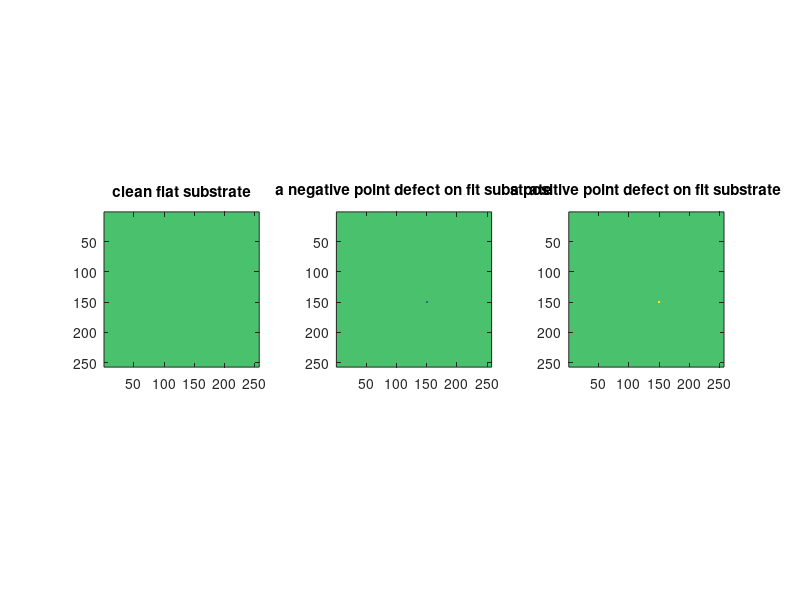

The MATLAB source for this figure: (Note: this script raises an error after producing the figure.)
%% make two OAM beams l = +/-1
load('OAM beam l=p=1.mat');

% number of OAM charge, if set to 0, it generates Gaussian beams
N_OAM = 1;

prb1 = zeros(257);prb1(1:end-1, 1:end-1) = LGBeams;

phase = angle(prb1) ;
phase = mod(phase * N_OAM, 2*pi);

prb1 = abs(prb1) .* exp(1i * phase);

prb2 = conj(prb1);

% prb1 = abs(prb1);
% prb2 = abs(prb2);

figure(17);
subplot(221);imagesc(abs(prb1));axis image;title('OAM +1 Amplitude');
subplot(223);imagesc(abs(prb2));axis image;title('OAM -1Amplitude');
subplot(222);imagesc(angle(prb1));axis image;title('OAM +1 Phase');
subplot(224);imagesc(angle(prb2));axis image;title('OAM -1 Phase');
pause
close(17)

%% a point defect on flat substrate

temp1 = ones(257) * (1 + 1i);
figure(17);imagesc(abs(temp1));axis image;pause

defect = 0.5 * (1 + 1i);

temp2 = temp1;
temp2(149:151,149:151) = temp2(149:151,149:151) - defect;   %0.5 * (1 + 1i);
% temp2((149:151),(149:151)+5) = temp2((149:151),(149:151)+5) + defect/1.1;

temp3 = temp1;
temp3(149:151,149:151) = temp3(149:151,149:151) + defect;
% temp3((149:151),(149:151)+5) = temp3((149:151),(149:151)+5) + defect/100;
% temp3(145:155,145:155) = 0.5 * (1 + 1i);

maskClean = temp1;

maskDefect1 = temp2;

maskDefect2 = temp3;

figure(17);
subplot(131);imagesc(abs(maskClean));
axis image;caxis([0 2]);title('clean flat substrate');
subplot(132);imagesc(abs(maskDefect1));
axis image;caxis([0 2]);title('a negative point defect on flt substrate');
subplot(133);imagesc(abs(maskDefect2));
axis image;caxis([0 2]);title('a positive point defect on flt substrate');

pause
close(17)

%% scan the probe across the flat substrate:
%   1. clean mask (a 2D contact array)
%   2. defect mask #1 (a missing contact in a 2D contact array)
%   3. defect mask #2 (a redundant contact in a a 2D contact array)

% xshifts = 0;%   -40:10;
xshifts = -75:-10;
Nshifts = length(xshifts);

% can shift all three objects the same amount in y
yshift =2;

% make a video
videoFlag = input('>> save a video??? [0/1]');
if videoFlag == 1
    videoName = input('>> Please name the video (AS A STRING, with .avi extension,): ');
    v = VideoWriter(videoName);
    v.FrameRate = 5;
    open(v);
end

% h1 = figure(18);
for i = 1:Nshifts
    
    % ================= OAM = +1 ========================    
    % a small point defect on a flat substrate
    maskDefectShifted1 = circshift(maskDefect1, [xshifts(i) yshift]);    
    ESW1_d1 = maskDefectShifted1 .* (prb1);
    Fesw1_d1 = fftshift(fft2(ifftshift(ESW1_d1)));
    
    % ================= OAM = -1 ========================
    ESW2_d1 = maskDefectShifted1 .* (prb2);
    Fesw2_d1 = fftshift(fft2(ifftshift(ESW2_d1)));
    
    % ========== difference in diffraction patterns: a small point defect on a flat substrate ===========
    temp2 = abs((Fesw2_d1)).^2 - abs(Fesw1_d1).^2;
    
    nrow = 2;
    ncol = 6;
    
%     xrange = 80:178;
%     yrange = 80:178;
    
    xrange = 1:257;
    yrange = 1:257;

    f = plotOAM(ESW1_d1,ESW2_d1);
    
%     % ========== OAM BEAM +1 ===========
%     subplot(nrow, ncol, 1);imagesc(angle(prb1(xrange, yrange)));axis image off;
%     title({[num2str(i), ' out of ', num2str(Nshifts)], 'phase of OAM beam +1'});
% %     caxis([0 0.4])
%     
%     % ========== OAM BEAM -1 ===========
%     subplot(nrow, ncol, ncol+1);imagesc(angle(prb2(xrange, yrange)));axis image off;
%     title('phase of OAM beam -1');
% %     caxis([0.5 0.9])
%     
%     % ========== object: a small point defect on a flat substrate ===========
%     subplot(nrow, ncol, [2 ncol+2]);imagesc(abs(maskDefectShifted1(xrange, yrange)));axis image off;
%     title('ESW from OAM beam -1');
% %     caxis([0.5 0.9])
% 
%     % ========== ESW: +1 OAM ===========
%     subplot(nrow, ncol, 3);imagesc(abs(ESW1_d1(xrange, yrange)));axis image off;
%     title('ESW from OAM beam +1');
% %     caxis([0 0.4])
%     
%     % ========== ESW: -1 OAM ===========
%     subplot(nrow, ncol, ncol+3);imagesc(abs(ESW2_d1(xrange, yrange)));axis image off;
%     title('ESW from OAM beam -1');
% %     caxis([0.5 0.9])
% 
%     % ========== Diff Patt: +1 OAM ===========
%     subplot(nrow, ncol, 4);imagesc(abs(Fesw1_d1(xrange, yrange)));axis image off;
%     title('Diff patt from OAM beam +1');
% %     caxis([0 0.4])
%     
%     % ========== Diff Patt: -1 OAM ===========
%     subplot(nrow, ncol, ncol+4);imagesc(abs(Fesw2_d1(xrange, yrange)));axis image off;
%     title('Diff patt from OAM beam -1');
% %     caxis([0.5 0.9])
%         
%     subplot(nrow, ncol, [5, ncol+5]);imagesc(temp2(xrange, yrange));axis image off;
%     title({'difference between OAM +1 and -1',['max value ', num2str(max(abs(temp2(:))))]});
%         
%     % ========== difference in diffraction patterns: a small point defect on a flat substrate ===========
%     temp22 = fftshift(ifft2(ifftshift(temp2)));
% %     subplot(nrow, ncol, ncol+3);imagesc( abs(temp22(80:178, 80:178)).*(mod( angle(temp22(80:178, 80:178)) - pi/2, pi)-pi/2<0));axis image;
%     
%     % amplitude of FT{differential measurement}
%     subplot(nrow, ncol, 6);imagesc( abs(temp22(xrange, yrange)) );axis image off;
%     title({'amplitude of the FT',['max value ', num2str(max(abs(temp22(:))))]});
%     
%     % phase of FT{differential measurement}
%     subplot(nrow, ncol, ncol+6);imagesc( angle(temp22(xrange, yrange)) );axis image off;
%     title('Phase of the FT');
    
    pause(0.01)
    
    if videoFlag == 1
        frame = getframe(f);
        writeVideo(v, frame);
    end
end

if videoFlag == 1
    close(v);
end


%% make 1D line gratings

% clean grating
maskClean = ones(255);
maskClean(2:5:end,:) = 1 + 1i;
maskClean(3:5:end,:) = 1 + 1i;

% defect
defect = (1+1i)/2;

% defect grating #1
maskDefect1 = maskClean;
maskDefect1(127:128, 117:119) = maskDefect1(127:128, 117:119) - defect;%(1 + 1i) / 2;% + 1i/2;
% maskDefect1(:, 117:119) = (1 + 1i) / 2;% + 1i/2;

% defect grating #2
maskDefect2 = maskClean;
maskDefect2(127:128, 117:119) = maskDefect2(127:128, 117:119) + defect;%(1 + 1i) * 1.5;% + 1i/2;
% maskDefect2(:, 117:119) = (1 + 1i) * 2;% + 1i/2;
% maskDefect2(128, 118) = (1 + 1i)/2;% + 1i/2;

figure(4);
ax(1) = subplot(131);imagesc(abs(maskClean));axis image;caxis([0.7 2.2]);
ax(2) = subplot(132);imagesc(abs(maskDefect1));axis image;caxis([0.7 2.2]);
ax(3) = subplot(133);imagesc(abs(maskDefect2));axis image;caxis([0.7 2.2]);

linkaxes(ax)    

%% scan the probe across the flat substrate:
%   1. clean mask (a 2D contact array)
%   2. defect mask #1 (a missing contact in a 2D contact array)
%   3. defect mask #2 (a redundant contact in a a 2D contact array)

% xshifts = 0;%   -40:10;
xshifts = -55:10;
Nshifts = length(xshifts);

% can shift all three objects the same amount in y
yshift = -10;

% make a video
videoFlag = input('>> save a video??? [0/1]');
if videoFlag == 1
    videoName = input('>> Please name the video (AS A STRING, with .avi extension,): ');
    v = VideoWriter(videoName);
    v.FrameRate = 5;
    open(v);
end

% h1 = figure(18);
for i = 1:Nshifts
    
    % ================= OAM = +1 ========================    
    % a small point defect on a flat substrate
    maskDefectShifted1 = circshift(maskDefect1, [xshifts(i) yshift]);    
    ESW1_d1 = maskDefectShifted1 .* (prb1(2:end-1,2:end-1));
    Fesw1_d1 = fftshift(fft2(ifftshift(ESW1_d1)));
    
    % ================= OAM = -1 ========================
    ESW2_d1 = maskDefectShifted1 .* (prb2(2:end-1,2:end-1));
    Fesw2_d1 = fftshift(fft2(ifftshift(ESW2_d1)));
    
    % ========== difference in diffraction patterns: a small point defect on a flat substrate ===========
    temp2 = abs((Fesw2_d1)).^2 - abs(Fesw1_d1).^2;
    
    nrow = 2;
    ncol = 6;
    
%     xrange = 80:178;
%     yrange = 80:178;
    
    xrange = 1:257;
    yrange = 1:257;

    f = plotOAM(ESW1_d1,ESW2_d1);
    
%     % ========== OAM BEAM +1 ===========
%     subplot(nrow, ncol, 1);imagesc(angle(prb1(xrange, yrange)));axis image off;
%     title({[num2str(i), ' out of ', num2str(Nshifts)], 'phase of OAM beam +1'});
% %     caxis([0 0.4])
%     
%     % ========== OAM BEAM -1 ===========
%     subplot(nrow, ncol, ncol+1);imagesc(angle(prb2(xrange, yrange)));axis image off;
%     title('phase of OAM beam -1');
% %     caxis([0.5 0.9])
%     
%     % ========== object: a small point defect on a flat substrate ===========
%     subplot(nrow, ncol, [2 ncol+2]);imagesc(abs(maskDefectShifted1(xrange, yrange)));axis image off;
%     title('ESW from OAM beam -1');
% %     caxis([0.5 0.9])
% 
%     % ========== ESW: +1 OAM ===========
%     subplot(nrow, ncol, 3);imagesc(abs(ESW1_d1(xrange, yrange)));axis image off;
%     title('ESW from OAM beam +1');
% %     caxis([0 0.4])
%     
%     % ========== ESW: -1 OAM ===========
%     subplot(nrow, ncol, ncol+3);imagesc(abs(ESW2_d1(xrange, yrange)));axis image off;
%     title('ESW from OAM beam -1');
% %     caxis([0.5 0.9])
% 
%     % ========== Diff Patt: +1 OAM ===========
%     subplot(nrow, ncol, 4);imagesc(abs(Fesw1_d1(xrange, yrange)));axis image off;
%     title('Diff patt from OAM beam +1');
% %     caxis([0 0.4])
%     
%     % ========== Diff Patt: -1 OAM ===========
%     subplot(nrow, ncol, ncol+4);imagesc(abs(Fesw2_d1(xrange, yrange)));axis image off;
%     title('Diff patt from OAM beam -1');
% %     caxis([0.5 0.9])
%         
%     subplot(nrow, ncol, [5, ncol+5]);imagesc(temp2(xrange, yrange));axis image off;
%     title({'difference between OAM +1 and -1',['max value ', num2str(max(abs(temp2(:))))]});
%         
%     % ========== difference in diffraction patterns: a small point defect on a flat substrate ===========
%     temp22 = fftshift(ifft2(ifftshift(temp2)));
% %     subplot(nrow, ncol, ncol+3);imagesc( abs(temp22(80:178, 80:178)).*(mod( angle(temp22(80:178, 80:178)) - pi/2, pi)-pi/2<0));axis image;
%     
%     % amplitude of FT{differential measurement}
%     subplot(nrow, ncol, 6);imagesc( abs(temp22(xrange, yrange)) );axis image off;
%     title({'amplitude of the FT',['max value ', num2str(max(abs(temp22(:))))]});
%     
%     % phase of FT{differential measurement}
%     subplot(nrow, ncol, ncol+6);imagesc( angle(temp22(xrange, yrange)) );axis image off;
%     title('Phase of the FT');
    
    pause(0.01)
    
    if videoFlag == 1
        frame = getframe(f);
        writeVideo(v, frame);
    end
end

if videoFlag == 1
    close(v);
end

%% make 2 1D line gratings with gap in between

% clean grating
maskClean = ones(255);
maskClean(2:5:end,:) = 1 + 1i;
maskClean(3:5:end,:) = 1 + 1i;
maskClean(:,117:119) = (1 + 1i) / 2;
% defect
defect = (1+1i) / 2;

% defect grating #1
maskDefect1 = maskClean;
maskDefect1(127:128, 117:119) = maskDefect1(127:128, 117:119) + defect;%(1 + 1i) / 2;% + 1i/2;
% maskDefect1(:, 117:119) = (1 + 1i) / 2;% + 1i/2;

% defect grating #2
maskDefect2 = maskClean;
maskDefect2(127:128, 117:119) = maskDefect2(127:128, 117:119) + 2 * defect;%(1 + 1i) * 1.5;% + 1i/2;
% maskDefect2(:, 117:119) = (1 + 1i) * 2;% + 1i/2;
% maskDefect2(128, 118) = (1 + 1i)/2;% + 1i/2;

figure(4);
ax(1) = subplot(131);imagesc(abs(maskClean));axis image;caxis([0.7 2.2]);
ax(2) = subplot(132);imagesc(abs(maskDefect1));axis image;caxis([0.7 2.2]);
ax(3) = subplot(133);imagesc(abs(maskDefect2));axis image;caxis([0.7 2.2]);

linkaxes(ax)

%% scan the probe across the flat substrate:
%   1. clean mask (a 2D contact array)
%   2. defect mask #1 (a missing contact in a 2D contact array)
%   3. defect mask #2 (a redundant contact in a a 2D contact array)

% xshifts = 0;%   -40:10;
xshifts = 10;
Nshifts = length(xshifts);

% can shift all three objects the same amount in y
yshift =2;

% make a video
videoFlag = input('>> save a video??? [0/1]');
if videoFlag == 1
    videoName = input('>> Please name the video (AS A STRING, with .avi extension,): ');
    v = VideoWriter(videoName);
    v.FrameRate = 5;
    open(v);
end

% h1 = figure(18);
for i = 1:Nshifts
    
    % ================= OAM = +1 ========================    
    % a small point defect on a flat substrate
    maskDefectShifted1 = circshift(maskDefect1, [xshifts(i) yshift]);    
    ESW1_d1 = maskDefectShifted1 .* (prb1(2:end-1,2:end-1));
    Fesw1_d1 = fftshift(fft2(ifftshift(ESW1_d1)));
    
    % ================= OAM = -1 ========================
    ESW2_d1 = maskDefectShifted1 .* (prb2(2:end-1,2:end-1));
    Fesw2_d1 = fftshift(fft2(ifftshift(ESW2_d1)));
    
    % ========== difference in diffraction patterns: a small point defect on a flat substrate ===========
    temp2 = abs((Fesw2_d1)).^2 - abs(Fesw1_d1).^2;
    temp3 = temp2;
%     temp3(110:146,:) = 0;
    
    nrow = 2;
    ncol = 6;
    
%     xrange = 80:178;
%     yrange = 80:178;
    
    xrange = 1:257;
    yrange = 1:257;

    f = plotOAM(ESW1_d1,ESW2_d1, Fesw1_d1, Fesw2_d1, temp3);
    
%     % ========== OAM BEAM +1 ===========
%     subplot(nrow, ncol, 1);imagesc(angle(prb1(xrange, yrange)));axis image off;
%     title({[num2str(i), ' out of ', num2str(Nshifts)], 'phase of OAM beam +1'});
% %     caxis([0 0.4])
%     
%     % ========== OAM BEAM -1 ===========
%     subplot(nrow, ncol, ncol+1);imagesc(angle(prb2(xrange, yrange)));axis image off;
%     title('phase of OAM beam -1');
% %     caxis([0.5 0.9])
%     
%     % ========== object: a small point defect on a flat substrate ===========
%     subplot(nrow, ncol, [2 ncol+2]);imagesc(abs(maskDefectShifted1(xrange, yrange)));axis image off;
%     title('ESW from OAM beam -1');
% %     caxis([0.5 0.9])
% 
%     % ========== ESW: +1 OAM ===========
%     subplot(nrow, ncol, 3);imagesc(abs(ESW1_d1(xrange, yrange)));axis image off;
%     title('ESW from OAM beam +1');
% %     caxis([0 0.4])
%     
%     % ========== ESW: -1 OAM ===========
%     subplot(nrow, ncol, ncol+3);imagesc(abs(ESW2_d1(xrange, yrange)));axis image off;
%     title('ESW from OAM beam -1');
% %     caxis([0.5 0.9])
% 
%     % ========== Diff Patt: +1 OAM ===========
%     subplot(nrow, ncol, 4);imagesc(abs(Fesw1_d1(xrange, yrange)));axis image off;
%     title('Diff patt from OAM beam +1');
% %     caxis([0 0.4])
%     
%     % ========== Diff Patt: -1 OAM ===========
%     subplot(nrow, ncol, ncol+4);imagesc(abs(Fesw2_d1(xrange, yrange)));axis image off;
%     title('Diff patt from OAM beam -1');
% %     caxis([0.5 0.9])
%         
%     subplot(nrow, ncol, [5, ncol+5]);imagesc(temp2(xrange, yrange));axis image off;
%     title({'difference between OAM +1 and -1',['max value ', num2str(max(abs(temp2(:))))]});
%         
%     % ========== difference in diffraction patterns: a small point defect on a flat substrate ===========
%     temp22 = fftshift(ifft2(ifftshift(temp2)));
% %     subplot(nrow, ncol, ncol+3);imagesc( abs(temp22(80:178, 80:178)).*(mod( angle(temp22(80:178, 80:178)) - pi/2, pi)-pi/2<0));axis image;
%     
%     % amplitude of FT{differential measurement}
%     subplot(nrow, ncol, 6);imagesc( abs(temp22(xrange, yrange)) );axis image off;
%     title({'amplitude of the FT',['max value ', num2str(max(abs(temp22(:))))]});
%     
%     % phase of FT{differential measurement}
%     subplot(nrow, ncol, ncol+6);imagesc( angle(temp22(xrange, yrange)) );axis image off;
%     title('Phase of the FT');
    
    pause(0.01)
    
    if videoFlag == 1
        frame = getframe(f);
        writeVideo(v, frame);
    end
end

if videoFlag == 1
    close(v);
end

%% make 2D contact array

temp1 = ones(8);
figure(17);imagesc(abs(temp1));axis image;pause
temp1(3:5,3:5) = 1+1i;
figure(17);imagesc(abs(temp1));axis image;pause
temp1 = repmat(temp1, 32, 32);
figure(17);imagesc(abs(temp1));axis image;pause
temp2 = ones(257);
temp2(2:end,2:end) = temp1;
figure(17);imagesc(abs(temp2));axis image;

maskClean = temp2;

% defect position
rangex = 148:150;   % centered on a contact
rangey = 148:150;

% rangex = 144:146;   % centered in between contacts
% rangey = 144:146

defect = 0.5 * (1 + 1i);

maskDefect1 = temp2;
maskDefect1(rangex,rangey) = maskDefect1(rangex,rangey) - defect;   %exp(1i*pi/4) * (1 + 1i) * 0.5;

maskDefect2 = temp2;
% maskDefect2(144:146, 144:146) = 1 + 1i;
maskDefect2(rangex,rangey) = maskDefect2(rangex,rangey) + defect;

figure(17);
subplot(131);imagesc(abs(maskClean));axis image;caxis([0.7 2.2]);
subplot(132);imagesc(abs(maskDefect1));axis image;caxis([0.7 2.2]);
subplot(133);imagesc(abs(maskDefect2));axis image;caxis([0.7 2.2]);

%% scan the probe across the flat substrate:
%   1. clean mask (a 2D contact array)
%   2. defect mask #1 (a missing contact in a 2D contact array)
%   3. defect mask #2 (a redundant contact in a a 2D contact array)

% xshifts = 0;%   -40:10;
xshifts = -70:-8;
Nshifts = length(xshifts);

% can shift all three objects the same amount in y
yshift = 4;

% make a video
videoFlag = input('>> save a video??? [0/1]');
if videoFlag == 1
    videoName = input('>> Please name the video (AS A STRING, with .avi extension,): ');
    v = VideoWriter(videoName);
    v.FrameRate = 5;
    open(v);
end

% h1 = figure(18);
for i = 1:Nshifts
    
    % ================= OAM = +1 ========================    
    % a small point defect on a flat substrate
    maskDefectShifted1 = circshift(maskDefect1, [xshifts(i) yshift]);    
%     maskDefectShifted1 = circshift(maskClean, [xshifts(i) yshift]);    
    ESW1_d1 = maskDefectShifted1 .* (prb1);
    Fesw1_d1 = fftshift(fft2(ifftshift(ESW1_d1)));
    
    % ================= OAM = -1 ========================
    ESW2_d1 = maskDefectShifted1 .* (prb2);
    Fesw2_d1 = fftshift(fft2(ifftshift(ESW2_d1)));
    
    % ========== difference in diffraction patterns: a small point defect on a flat substrate ===========
    temp2 = abs(fliplr(Fesw2_d1)).^2 - abs(Fesw1_d1).^2;
    temp3 = abs((Fesw2_d1)).^2 - abs(Fesw1_d1).^2;
%     temp3(110:146,:) = 0;
    
    nrow = 2;
    ncol = 8;
    
%     xrange = 80:178;
%     yrange = 80:178;
    
    xrange = 1:257;
    yrange = 1:257;

%     f = plotOAM(ESW1_d1,ESW2_d1, Fesw1_d1, Fesw2_d1, temp3);
    
    % ========== OAM BEAM +1 ===========
    subplot(nrow, ncol, 1);imagesc(angle(prb1(xrange, yrange)));axis image off;
    title({[num2str(i), ' out of ', num2str(Nshifts)], 'phase of OAM beam +1'});
%     caxis([0 0.4])
    
    % ========== OAM BEAM -1 ===========
    subplot(nrow, ncol, ncol+1);imagesc(angle(prb2(xrange, yrange)));axis image off;
    title('phase of OAM beam -1');
%     caxis([0.5 0.9])
    
    % ========== object: a small point defect on a flat substrate ===========
    subplot(nrow, ncol, [2 ncol+2]);imagesc(abs(maskDefectShifted1(xrange, yrange)));axis image off;
    title('ESW from OAM beam -1');
%     caxis([0.5 0.9])

    % ========== ESW: +1 OAM ===========
    subplot(nrow, ncol, 3);imagesc(abs(ESW1_d1(xrange, yrange)));axis image off;
    title('ESW from OAM beam +1');
%     caxis([0 0.4])
    
    % ========== ESW: -1 OAM ===========
    subplot(nrow, ncol, ncol+3);imagesc(abs(ESW2_d1(xrange, yrange)));axis image off;
    title('ESW from OAM beam -1');
%     caxis([0.5 0.9])

    % ========== Diff Patt: +1 OAM ===========
    subplot(nrow, ncol, 4);imagesc(abs(Fesw1_d1(xrange, yrange)));axis image off;
    title('Diff patt from OAM beam +1');
%     caxis([0 0.4])
    
    % ========== Diff Patt: -1 OAM ===========
    subplot(nrow, ncol, ncol+4);imagesc(abs(Fesw2_d1(xrange, yrange)));axis image off;
    title({'Diff patt from OAM beam -1', ['max value: ', num2str(max(abs(Fesw2_d1(:))).^2);]});
%     caxis([0.5 0.9])
        
    subplot(nrow, ncol, [5, ncol+5]);imagesc(temp2(xrange, yrange));axis image off;
    title({'difference between OAM +1 and -1',['max value ', num2str(max(abs(temp2(:))))]});
        
    % ========== difference in diffraction patterns: a small point defect on a flat substrate ===========
    temp22 = fftshift(ifft2(ifftshift(temp2)));
    temp33 = fftshift(ifft2(ifftshift(temp3)));
%     subplot(nrow, ncol, ncol+3);imagesc( abs(temp22(80:178, 80:178)).*(mod( angle(temp22(80:178, 80:178)) - pi/2, pi)-pi/2<0));axis image;
    
    % amplitude of FT{differential measurement}
    subplot(nrow, ncol, 6);imagesc( abs(temp22(xrange, yrange)) );axis image off;
    title({'amplitude of the FT',['max value ', num2str(max(abs(temp22(:))))]});
    
    % phase of FT{differential measurement}
    subplot(nrow, ncol, ncol+6);imagesc( angle(temp22(xrange, yrange)) );axis image off;
    title('Phase of the FT');
    
    subplot(nrow, ncol, [7, ncol+7]);imagesc(temp3(xrange, yrange));axis image off;
    title({'difference between OAM +1 and -1',['max value ', num2str(max(abs(temp3(:))))]});
    
    % amplitude of FT{differential measurement}
    subplot(nrow, ncol, 8);imagesc( abs(temp33(xrange, yrange)) );axis image off;
    title({'amplitude of the FT',['max value ', num2str(max(abs(temp33(:))))]});
    
    % phase of FT{differential measurement}
    subplot(nrow, ncol, ncol+8);imagesc( angle(temp33(xrange, yrange)) );axis image off;
    title('Phase of the FT');
    
    pause(0.01)
    
    if videoFlag == 1
        frame = getframe(f);
        writeVideo(v, frame);
    end
end

if videoFlag == 1
    close(v);
end